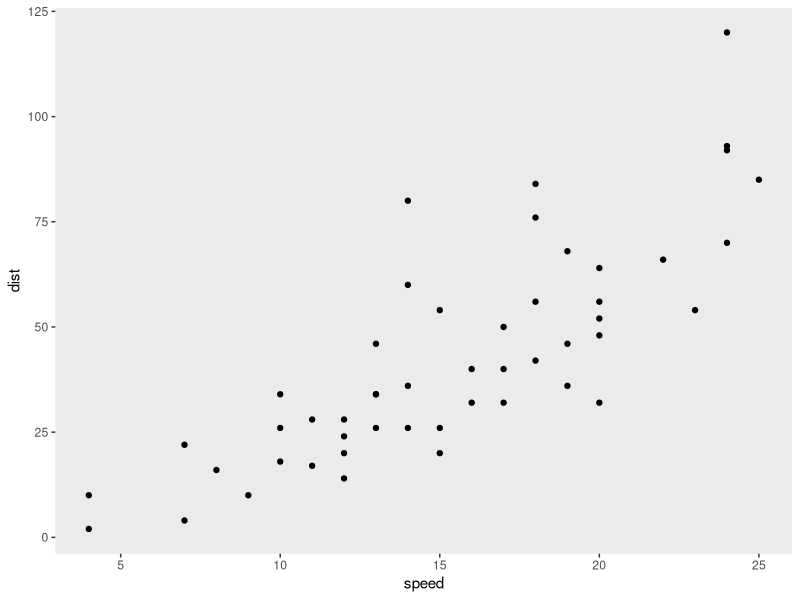
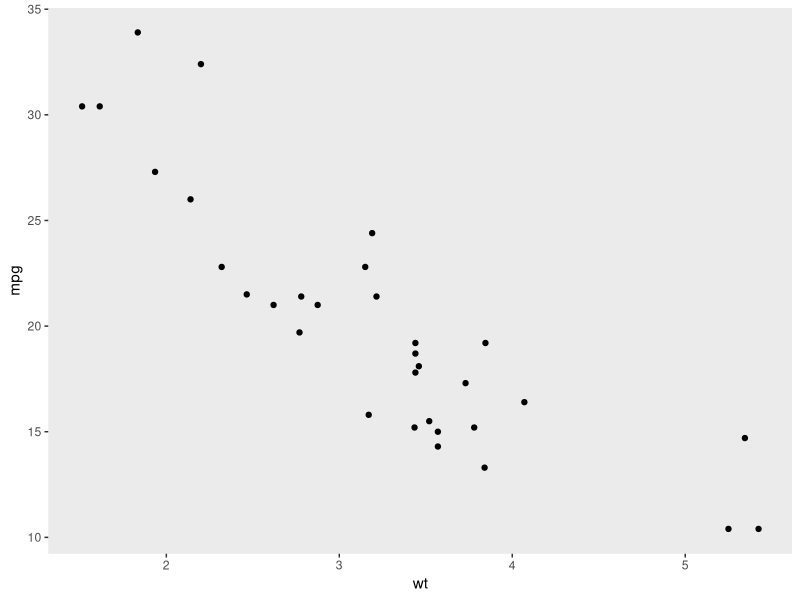

Recreate these plots in R, in order.
## ---- chunk 1
knitr::opts_chunk$set(echo = TRUE)
options(tidyverse.quiet = TRUE)
## ---- chunk 2
library(ggplot2)

theme_set_last_plot <- function(){
  
  theme_set(theme_get() + last_plot()$theme)
  
}

ggplot(cars) +
  aes(x = speed, y = dist) + 
  geom_point() +
  theme(panel.grid = element_blank())

theme_set_last_plot()

ggplot(mtcars) + 
  aes(wt, mpg) + 
  geom_point()
